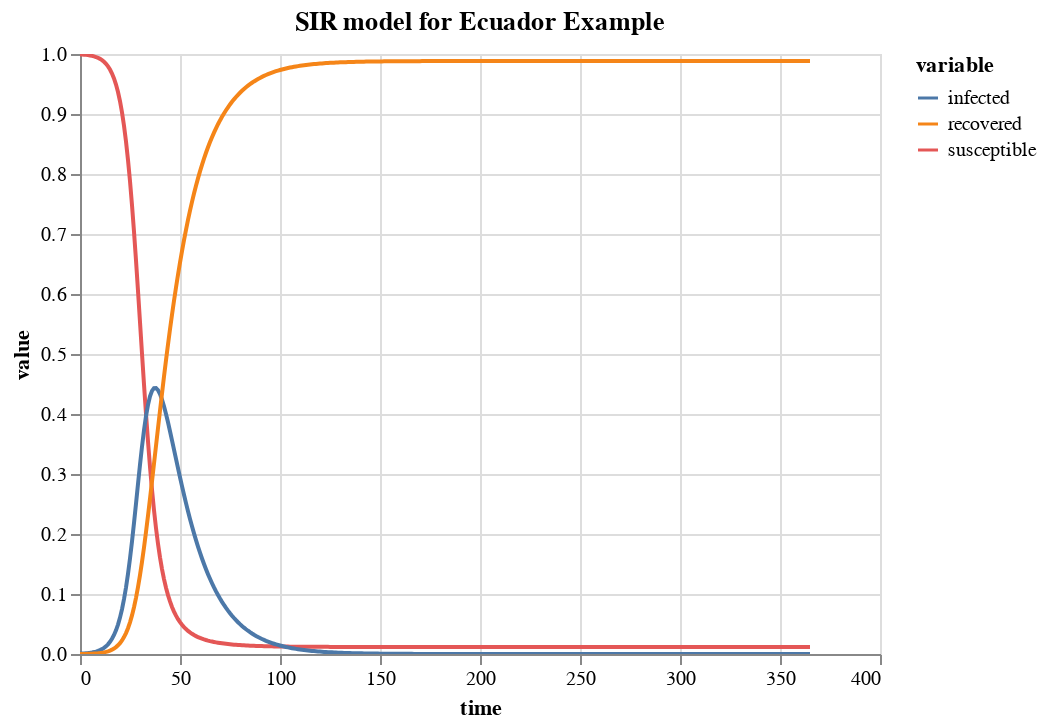

The code cell stored with this chart in its notebook:
### Markdown cell above
Por último graficamos los datos utilizando la libreria **altair** la cual nos permite hacer la gráfica un poco más interáctive y con un mejor diseño. Con esta gráfica podemos darnos cuenta que a medida que se aumenta el número de infectados, el número de recuperados también aumenta por lo que por consiguiente, el número de personas susceptibles también tiende a bajar a medida que aumentan los recuperados y bajan las infecciones.

### Code cell
alt.Chart(df.melt('time')).mark_line().encode(
    x='time',
    y=alt.Y('value'),
    color='variable'
).properties(
    title='SIR model for Ecuador Example'
).interactive()

### Figure 1 — Vega-Lite specification as saved in the notebook (floating-point values rounded to 4 significant figures; data arrays with more than 128 entries replaced by an {"elided": "..."} marker saying what was removed)
{"config": {"view": {"continuousWidth": 400, "continuousHeight": 300}}, "data": {"name": "data-bad2e2307ee83000a99da4c1924993bd"}, "mark": "line", "encoding": {"color": {"type": "nominal", "field": "variable"}, "x": {"type": "quantitative", "field": "time"}, "y": {"type": "quantitative", "field": "value"}}, "selection": {"selector001": {"type": "interval", "bind": "scales", "encodings": ["x", "y"]}}, "title": "SIR model for Ecuador Example", "$schema": "https://vega.github.io/schema/vega-lite/v4.8.1.json", "datasets": {"data-bad2e2307ee83000a99da4c1924993bd": {"elided": "1095 records"}}}
